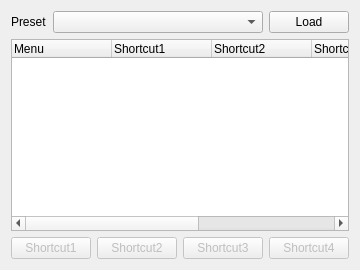
       <widget class="QWidget" name="ui_shortcut">
        <layout class="QVBoxLayout" name="verticalLayout_3">
         <item>
          <layout class="QHBoxLayout" name="horizontalLayout_17">
           <item>
            <widget class="QLabel" name="label_40">
             <property name="text">
              <string>Preset</string>
             </property>
            </widget>
           </item>
           <item>
            <widget class="QComboBox" name="shortcut_preset">
             <property name="sizePolicy">
              <sizepolicy hsizetype="Expanding" vsizetype="Fixed">
               <horstretch>0</horstretch>
               <verstretch>0</verstretch>
              </sizepolicy>
             </property>
            </widget>
           </item>
           <item>
            <widget class="QPushButton" name="load_preset">
             <property name="text">
              <string>Load</string>
             </property>
            </widget>
           </item>
          </layout>
         </item>
         <item>
          <widget class="PrefMenuTreeWidget" name="shortcuts">
           <property name="alternatingRowColors">
            <bool>true</bool>
           </property>
           <column>
            <property name="text">
             <string>Menu</string>
            </property>
           </column>
           <column>
            <property name="text">
             <string>Shortcut1</string>
            </property>
           </column>
           <column>
            <property name="text">
             <string>Shortcut2</string>
            </property>
           </column>
           <column>
            <property name="text">
             <string>Shortcut3</string>
            </property>
           </column>
           <column>
            <property name="text">
             <string>Shortcut4</string>
            </property>
           </column>
           <column>
            <property name="text">
             <string>ID</string>
            </property>
           </column>
          </widget>
         </item>
         <item>
          <layout class="QHBoxLayout" name="_3">
           <property name="spacing">
            <number>6</number>
           </property>
           <item>
            <widget class="QPushButton" name="shortcut1">
             <property name="enabled">
              <bool>false</bool>
             </property>
             <property name="sizePolicy">
              <sizepolicy hsizetype="Expanding" vsizetype="Fixed">
               <horstretch>0</horstretch>
               <verstretch>0</verstretch>
              </sizepolicy>
             </property>
             <property name="text">
              <string>Shortcut1</string>
             </property>
            </widget>
           </item>
           <item>
            <widget class="QPushButton" name="shortcut2">
             <property name="enabled">
              <bool>false</bool>
             </property>
             <property name="sizePolicy">
              <sizepolicy hsizetype="Expanding" vsizetype="Fixed">
               <horstretch>0</horstretch>
               <verstretch>0</verstretch>
              </sizepolicy>
             </property>
             <property name="text">
              <string>Shortcut2</string>
             </property>
            </widget>
           </item>
           <item>
            <widget class="QPushButton" name="shortcut3">
             <property name="enabled">
              <bool>false</bool>
             </property>
             <property name="sizePolicy">
              <sizepolicy hsizetype="Expanding" vsizetype="Fixed">
               <horstretch>0</horstretch>
               <verstretch>0</verstretch>
              </sizepolicy>
             </property>
             <property name="text">
              <string>Shortcut3</string>
             </property>
            </widget>
           </item>
           <item>
            <widget class="QPushButton" name="shortcut4">
             <property name="enabled">
              <bool>false</bool>
             </property>
             <property name="sizePolicy">
              <sizepolicy hsizetype="Expanding" vsizetype="Fixed">
               <horstretch>0</horstretch>
               <verstretch>0</verstretch>
              </sizepolicy>
             </property>
             <property name="text">
              <string>Shortcut4</string>
             </property>
            </widget>
           </item>
          </layout>
         </item>
        </layout>
       </widget>
